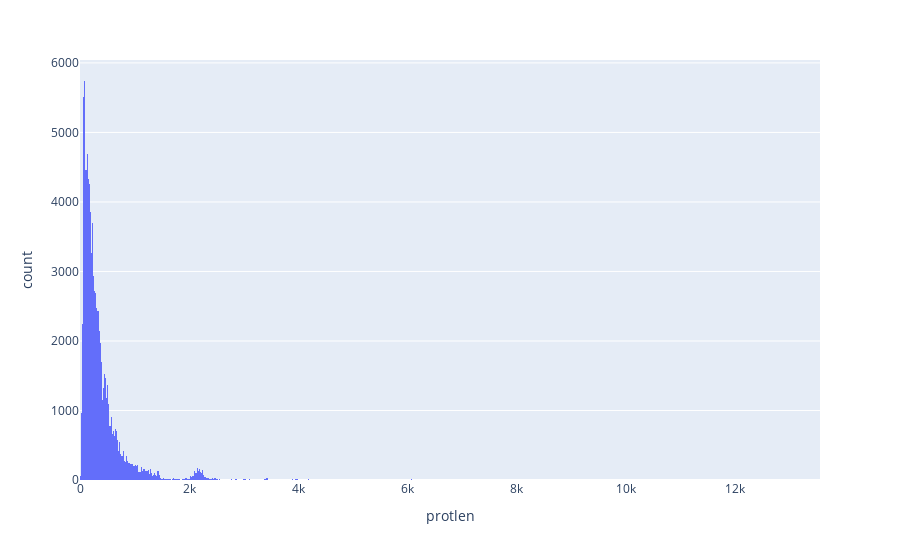

Here is the notebook cell this chart was saved with:
### Code cell
fig = px.histogram(virofold_full, x='protlen')
fig.write_html("virosphere-fold-v1_fulldata_lengths.html")
fig.show()

### Figure 1 — Plotly figure (JSON) as saved in the notebook; plotly's stock layout.template omitted (floating-point values rounded to 4 significant figures; data arrays with more than 128 entries replaced by an {"elided": "..."} marker saying what was removed)
{"data": [{"alignmentgroup": "True", "bingroup": "x", "hovertemplate": "protlen=%{x}<br>count=%{y}<extra></extra>", "legendgroup": "", "marker": {"color": "#636efa", "pattern": {"shape": ""}}, "name": "", "offsetgroup": "", "orientation": "v", "showlegend": false, "type": "histogram", "x": {"elided": "87140 int values"}, "xaxis": "x", "yaxis": "y"}], "layout": {"barmode": "relative", "legend": {"tracegroupgap": 0}, "margin": {"t": 60}, "xaxis": {"anchor": "y", "domain": [0, 1], "title": {"text": "protlen"}}, "yaxis": {"anchor": "x", "domain": [0, 1], "title": {"text": "count"}}}}
